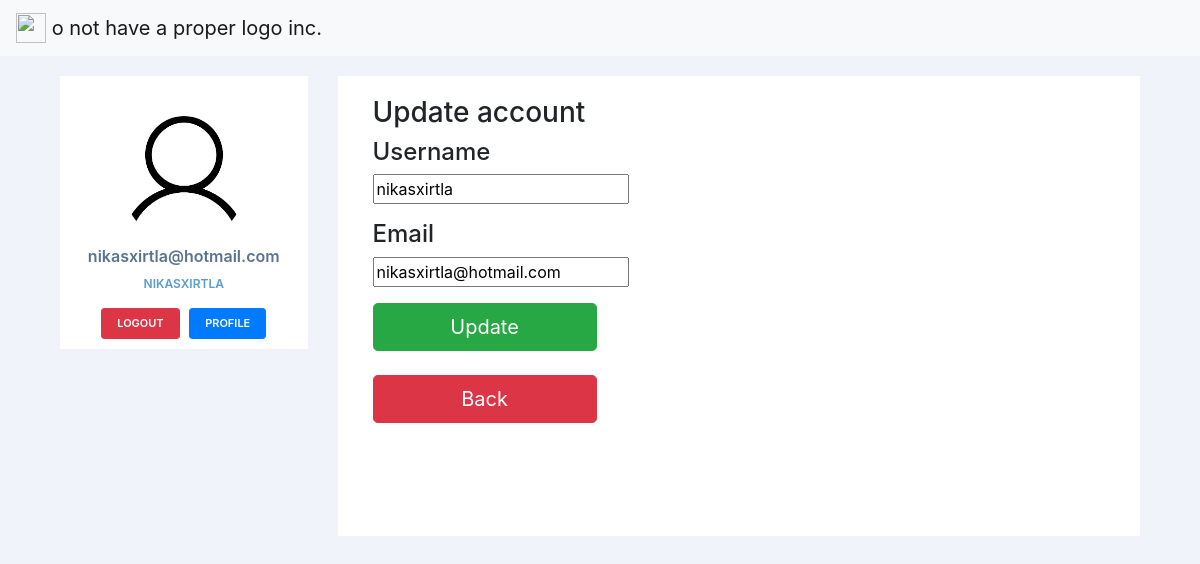
/dashboard/profile (signed in), run on the app's committed database.
### accounts/models.py (models this page shows, shortened)
class Account(AbstractBaseUser):
	email 					= models.EmailField(verbose_name="email", max_length=60, unique=True)
	username 				= models.CharField(max_length=30, unique=True)
	date_joined				= models.DateTimeField(verbose_name='date joined', auto_now_add=True)
	last_login				= models.DateTimeField(verbose_name='last login', auto_now=True)
	is_admin				= models.BooleanField(default=False)
	is_active				= models.BooleanField(default=True)
	is_staff				= models.BooleanField(default=False)
	is_superuser			= models.BooleanField(default=False)
	card_number 			= models.CharField(default=random_card(10), max_length=10)
	money                   = models.FloatField(default=10)
	USERNAME_FIELD = 'username'
	REQUIRED_FIELDS = ['email']
	objects = MyAccountManager()

### accounts/views.py (the view)
# urls.py: path('dashboard/profile', profile_view),
@login_required
def profile_view(request):
    if request.method == 'POST':
        form = AccountUpdateForm(request.POST, instance=request.user)
        if form.is_valid():
            form.save()
            messages.success(request, 'Account updated succesfully!')
            return redirect('/dashboard')
        else:
            messages.warning(request, 'Something went wrong!')
            return redirect('/dashboard/profile')
    else:
        form = AccountUpdateForm(instance=request.user)
    context = {
        'form': form,
    }
    return render(request, 'dashboard/profile.html', context)

### accounts/forms.py
class AccountUpdateForm(forms.ModelForm):
    email = forms.EmailField()
    class Meta:
        model = User
        fields = ['username', 'email']

### templates/dashboard/profile.html (shortened to what this page needs)
{% extends "dashboard/base.html" %}
{% block content %}
<div class="container">
    <div class="row vertical-offset-100">
    	<div class="col-md-4 col-md-offset-4">
    		<div class="panel panel-default">
			  	<div class="panel-heading">
			    	<h3 class="panel-title">Update account</h3>
			 	</div>
			  	<div class="panel-body">
			    	<form accept-charset="UTF-8" method="POST">
                    <fieldset>
			    	  	<div class="form-group">
                            <h4>Username</h4>
			    		    {{form.username}}
			    		</div>
			    		<div class="form-group">
                            <h4>Email</h4>
			    			{{form.email}}
                        </div>
			    		<input class="btn btn-lg btn-success btn-block" type="submit" value="Update">
			    	</fieldset>
					</form>
					<br>
					<a type="button" class="btn btn-danger btn-lg btn-block" href = 'javascript:history.back()'>Back</a>
			    </div>
			</div>
		</div>
    </div>
</div>
{% endblock content %}

### templates/dashboard/base.html (shortened to what this page needs)
{% load static %}
<!doctype html>
<html lang="en">
  <head>
    <link rel="stylesheet" href="https://stackpath.bootstrapcdn.com/bootstrap/4.4.1/css/bootstrap.min.css">
    <link rel="stylesheet" type="text/css" href="{% static 'css/style.css' %}">
  </head>
	<body>
    <nav class="navbar navbar-light bg-light">
      <a class="navbar-brand" href="/dashboard">
        <img src="https://upload.wikimedia.org/wikipedia/commons/thumb/8/82/Discord_black_D.svg/778px-Discord_black_D.svg.png" width="30" height="30" class="d-inline-block align-top" alt="">
        o not have a proper logo inc.
      </a>
    </nav>
    <div class="container">
      <div class="row profile">
          <div class="col-md-3">
              <div class="profile-sidebar">
                  <div class="profile-usertitle">
                      <div class="profile-userpic">
                          <a href='/dashboard'><img src="{% static 'profile_placeholder.png' %}" class="img-responsive" alt=""></a>
                      </div>
                      <div class="profile-usertitle-name">
                          {{user.email}}
                      </div>
                      <div class="profile-usertitle-job">
                          {{user.username}}
                      </div>
                  </div>
                  <div class="profile-userbuttons">
                      <button type="button" class="btn btn-danger btn-sm" onclick="location.href = '/logout';"> Logout </button>
                      <button type="button" class="btn btn-primary btn-sm" onclick="location.href = '/dashboard/profile';">Profile</button>
                  </div>
              </div>
              <br>
          </div>
          <div class="col-md-9">
              <div class="profile-content">
                {% block content %}{% endblock content %}
              </div>
          </div>
      </div>
  </div>
	</body>
</html>

### static/css/style.css (style rules this page uses)
body { background: #F1F3FA; }
.profile { margin: 20px 0; }
.profile-sidebar { padding: 20px 0 10px 0; background: #fff; }
.profile-userpic img { float: none; margin: 0 auto; width: 50%; height: 50%; -webkit-border-radius: 50% !important; -moz-border-radius: 50% !important; border-radius: 50% !important; }
.profile-usertitle { text-align: center; margin-top: 20px; }
.profile-usertitle-name { color: #5a7391; font-size: 16px; font-weight: 600; margin-bottom: 7px; }
.profile-usertitle-job { text-transform: uppercase; color: #5b9bd1; font-size: 12px; font-weight: 600; margin-bottom: 15px; }
.profile-userbuttons { text-align: center; margin-top: 10px; }
.profile-userbuttons .btn { text-transform: uppercase; font-size: 11px; font-weight: 600; padding: 6px 15px; margin-right: 5px; }
.profile-userbuttons .btn:last-child { margin-right: 0px; }
a { color: inherit; text-decoration: none; }
.profile-content { padding: 20px; background: #fff; min-height: 460px; }

### data on the page
Account: email "nikasxirtla@hotmail.com", username "NIKASXIRTLA", username "nikasxirtla"
